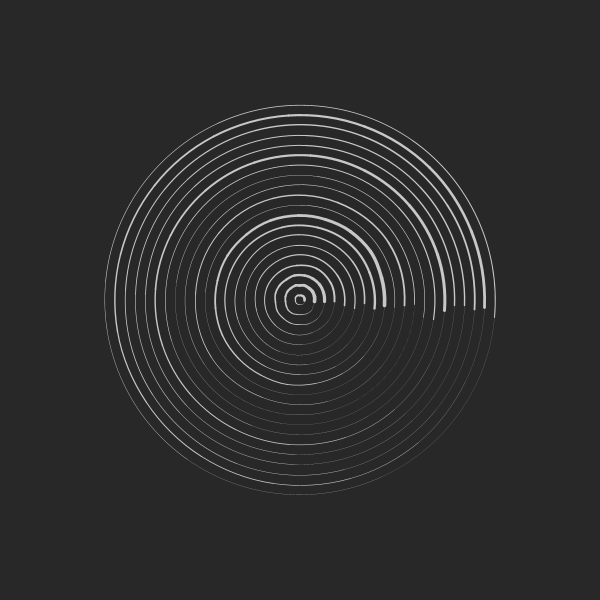
Frame 1 (no input)
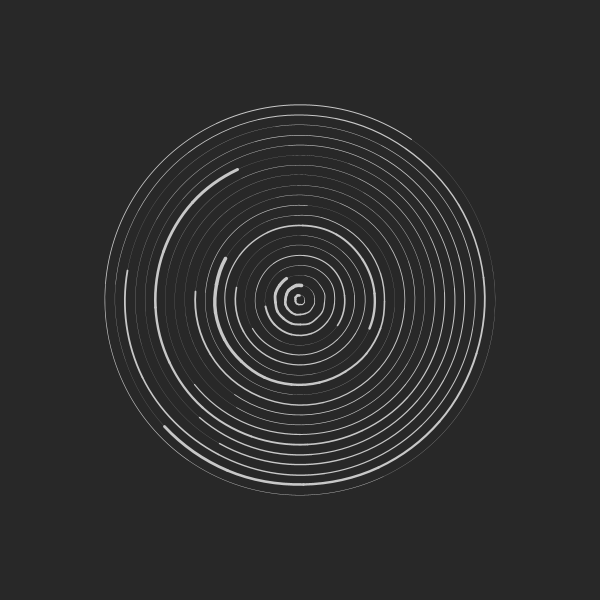
Frame 60 (the mouse pressed at the canvas centre just before this capture)
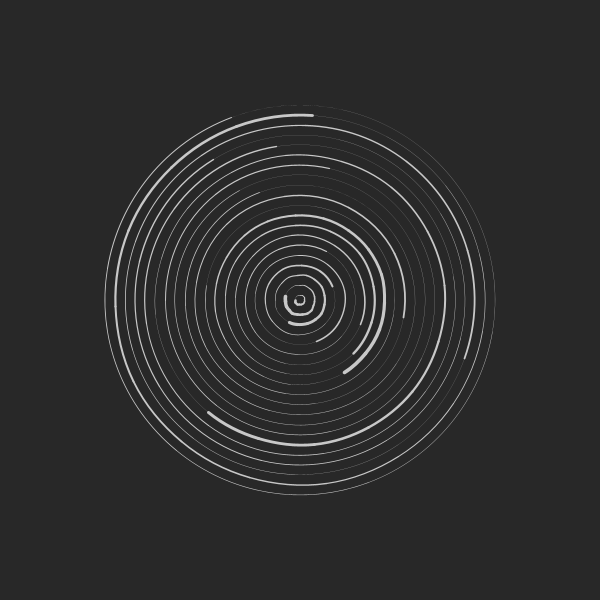
Frame 120 (the mouse held since frame 60 and released just before this capture)

The Processing sketch that drew these frames (run headless with seeded random() and noise(); from frame 60 on, the mouse is pressed at the canvas centre):

// Processing sketch: cargadores2
// ── cargadores2.pde
ArrayList<Arco> arcos;

void setup() {
  size(600, 600);
  arcos = new ArrayList<Arco>();
  for (int i = 0; i < 20; i++) {
    arcos.add(new Arco(width/2, height/2, 20+40*i, int(random(4, 20))));
  }
}
void draw() {
  background(40);
  for (int i = 0; i < arcos.size(); i++) {
    Arco aux = arcos.get(i);
    aux.act();
  }
}

class Arco {
  boolean eliminar;
  float x, y, d, r, da, ang, time;
  int cant;
  Arco(float x, float y, float d, int cant) {
    this.x = x; 
    this.y = y; 
    this.d = d;
    this.cant = cant;
    r = d/2;
    da = TWO_PI/cant;
    time = random(40, 200);
  }
  void act() {
    ang = TWO_PI*(frameCount%time)/time;
    dibujar();
  }
  void dibujar() {
    noFill();
    stroke(200);
    for (int i = 0; i < cant; i++) {
      strokeWeight(i*0.2);
      arc(x, y, r, r, da*i+ang, da*(i+1)+ang);
    }
  }
}
